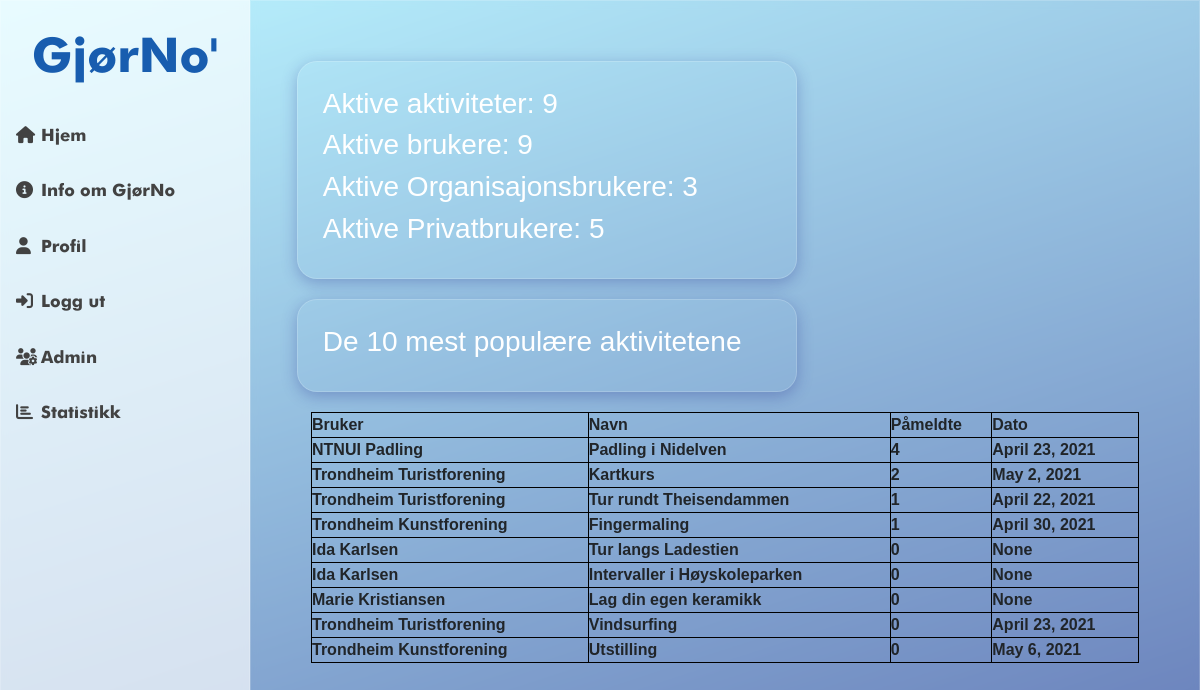
Screenshot of /statistics/ (signed in) with the database file from the repository.
### page/models.py (models this page shows, shortened)
class Activity(models.Model):
    user = models.ForeignKey(User, on_delete=models.CASCADE)
    title = models.CharField(max_length=200, verbose_name='tittel')
    description = models.TextField(max_length=1000, verbose_name='beskrivelse')
    PLACE_CHOICES = [
        ('U', 'Ute'),
        ('I', 'Inne'),
    ]
    place = models.CharField(max_length=1, choices=PLACE_CHOICES, default='U', verbose_name='sted')
    date = models.DateField(blank=True, null=True, verbose_name='dato')
    time = models.TimeField(blank=True, null=True, verbose_name='tidspunkt')
    PAID_CHOICES = [
        ('B', 'Betalt'),
        ('G', 'Gratis'),
    ]
    paid = models.CharField(max_length=1, choices=PAID_CHOICES, default='G', blank=True, null=True, verbose_name='betalt')
    favourites = models.ManyToManyField(
        User, related_name='favourite', default=None, blank=True)
    registrations = models.ManyToManyField(
        User, related_name='registration', default=None, blank=True)
    class Meta:
        verbose_name_plural = "activities"

class OrgUser(models.Model):
    user = models.OneToOneField(User, null=True, on_delete=models.CASCADE)
    org_name = models.CharField(max_length=40)
    class Meta:
        app_label = 'auth'

### page/views.py (the view)
# urls.py: path('statistics/', views.statistics, name='page-statistics'),
def statistics(request):
	posts = Activity.objects.all()
	number_of_activitys = posts.count()
	users = User.objects.all()
	users.filter()
	number_of_users = users.count()
	number_of_org_users = users.filter(groups__name='Organisasjon').count()
	number_of_private_users = users.filter(groups__name='Privatperson').count()
	posts = Activity.objects.annotate(number_of_regs=Count('registrations')).order_by("number_of_regs").reverse()[:10]
	amount_of_user_and_activity = {
		'activitys': number_of_activitys,
		'users': number_of_users,
		'number_of_org_users': number_of_org_users,
		'number_of_private_users': number_of_private_users,
		'posts': posts,
    	}
	return render(request, 'page/statistics.html', amount_of_user_and_activity)

### page/templatetags/has_group.py (called while the page is built)
@register.filter(name='has_group')
def has_group(user, group_name):
    group = Group.objects.get(name=group_name)
    return True if group in user.groups.all() else False

### page/templates/page/statistics.html
{% extends "page/base.html" %}
{% block content %}
<div class="animate__animated animate__fadeInUp">
{% if user.is_superuser %}
<div class = "cont">
<h3> Aktive aktiviteter: {{activitys}} </h3>
<h3> Aktive brukere: {{users}} </h3>
<h3> Aktive Organisajonsbrukere: {{number_of_org_users}} </h3>
<h3> Aktive Privatbrukere: {{number_of_private_users}} </h3>
</div>
<div class="cont">
  <h3> De 10 mest populære aktivitetene </h3>
</div
        {% load has_group %}
<table style="width:100%" id="stats">
<tr>
    <th>Bruker</th>
    <th>Navn</th>
    <th>Påmeldte</th>
    <th>Dato</th>
  </tr>
 {% for post in posts %}
  <tr>
    {% if post.user|has_group:"Organisasjon" %}
    <th>{{ post.user.orguser.org_name }}</th>
    {% else %}
    <th>{{ post.user.get_full_name}}</th>
    {%endif%}
    <th>{{post.title}}</th>
    <th>{{ post.registrations.all.count}}</th>
    <th>{{ post.date}}</th>
  </tr>
 {% endfor %}
</table>
  </div>
  {% endif %}
</div>
{% endblock content %}

### page/templates/page/base.html (shortened to what this page needs)
{% load static %}
<!DOCTYPE html>
<html>
<head>
<link
    rel="stylesheet"
    href="https://cdnjs.cloudflare.com/ajax/libs/animate.css/4.1.1/animate.min.css"
  />
    <link rel="stylesheet" href="https://maxcdn.bootstrapcdn.com/bootstrap/4.0.0/css/bootstrap.min.css">
    <link rel="stylesheet" type="text/css" href="{% static 'page/main.css' now "U" %}">
</head>
<body>
  <div class= "wrapper">
    <div class="sidebar">
        <h2>GjørNo'</h2>
        <ul>
          <li><a href="{% url 'page-home' %}"><i class="fas fa-home"></i>Hjem</a></li>
          <li><a href="{% url 'page-about' %}"><i class="fas fa-info-circle"></i>Info om GjørNo</a></li>
          {% load has_group %}
          {% if user.is_authenticated%}
          <li><a href="{% url 'page-user' %}"><i class="fas fa-user"></i>Profil</a></li>
          <li><a href="{% url 'logout' %}"><i class="fas fa-sign-in-alt"></i>Logg ut</a></li>
          {% else %}
            <li><a href="{% url 'login' %}"><i class="fas fa-sign-in-alt"></i>Logg inn</a></li>
            <li><a href="{% url 'userOrOrg' %}"><i class="fas fa-sign-in-alt"></i>Lag bruker</a></li>
          {% endif %}
          {% if user.is_superuser %}
          <li><a href="{% url 'admin' %}"><i class="fas fa-users-cog"></i></i>Admin</a></li></li>
          <li><a href="{% url 'page-statistics'%}"><i class="fas fa-chart-bar"></i></i>Statistikk</a></li></li>
          {% endif %}
        </ul>
  </div>
  <div class="main_content">
          {% block content %}
          {% endblock %}
  </div>
</body>
</html>

### page/static/page/main.css (style rules this page uses)
* { margin: 0; padding: 0; box-sizing: border-box; list-style: none; text-decoration: none; font-family: 'Noto Sans JP', sans-serif; }
html, body { min-height: 100%; }
body { background: rgb(0,35,136); background: linear-gradient(342deg, rgba(0,35,136,1) 0%, rgba(140,236,255,1) 100%); height: 100%; }
.wrapper { display: flex; position: fixed; height: 100%; width: 100%; margin-right: 250px; }
.wrapper .sidebar { position: fixed; width: 250px; height: 100%; background: rgba( 255, 255, 255, 0.8 ); backdrop-filter: blur( 4.0px ); -webkit-backdrop-filter: blur( 4.0px ); border: 1px solid rgba( 255, 255, 255, 0.18 ); margin-right: 250px; padding: 30px 0; z-index: 1; }
.wrapper .sidebar h2 { color:#185DAF; text-align: center; margin-bottom: 20px; font-family: 'futurabold'; font-size: 48px; }
.wrapper .sidebar ul li { padding: 15px; border-bottom: 0px solid rgba(255, 255, 255, 0.904); border-top: 0px solid rgba(225, 225, 225, 0.05); }
.wrapper .sidebar ul li a { color: #424242; display: block; font-family: 'futurabold'; font-size: 17px; }
.wrapper .sidebar ul li a .fas { width: 25px; }
.cont { margin-bottom: 20px; margin-left: -14px; }
.wrapper .main_content { margin-right: 0px; margin-left: 250px; }
.main_content { padding: 60px; height: 100%; width: 100%; min-height :100%; background: rgba( 255, 255, 255, 0.4 ); backdrop-filter: blur( 4.0px ); -webkit-backdrop-filter: blur( 4.0px ); border: 1px solid rgba( 255, 255, 255, 0.18 ); margin-right: 250px; overflow-y: scroll; }
.cont { background: rgba( 255, 255, 255, 0.0 ); box-shadow: 0 4px 16px 0 rgba( 31, 38, 135, 0.3 ); backdrop-filter: blur( 4.0px ); -webkit-backdrop-filter: blur( 4.0px ); border-radius: 20px; border: 1px solid rgba( 255, 255, 255, 0.18 ); color: #ffffff; min-width: 500px; max-width: 500px; padding: 3%; }
h1, h2, h3, h4, h5, h6 { color: #ffffff; }
#stats th, #stats td { border: 1px solid black; }

### rows the page displays
Activity: user.orguser.org_name "NTNUI Padling", title "Padling i Nidelven", registrations.all.count "4", date "April 23, 2021"
Activity: user.orguser.org_name "Trondheim Turistforening", title "Kartkurs", registrations.all.count "2", date "May 2, 2021"
Activity: user.orguser.org_name "Trondheim Turistforening", title "Tur rundt Theisendammen", registrations.all.count "1", date "April 22, 2021"
Activity: user.orguser.org_name "Trondheim Kunstforening", title "Fingermaling", registrations.all.count "1", date "April 30, 2021"
Activity: user.get_full_name "Ida Karlsen", title "Tur langs Ladestien", registrations.all.count "0", date "None"
Activity: user.get_full_name "Ida Karlsen", title "Intervaller i Høyskoleparken", registrations.all.count "0", date "None"
Activity: user.get_full_name "Marie Kristiansen", title "Lag din egen keramikk", registrations.all.count "0", date "None"
Activity: user.orguser.org_name "Trondheim Turistforening", title "Vindsurfing", registrations.all.count "0", date "April 23, 2021"
Activity: user.orguser.org_name "Trondheim Kunstforening", title "Utstilling", registrations.all.count "0", date "May 6, 2021"

### other values shown
{{ activitys }} "9"
{{ users }} "9"
{{ number_of_org_users }} "3"
{{ number_of_private_users }} "5"
